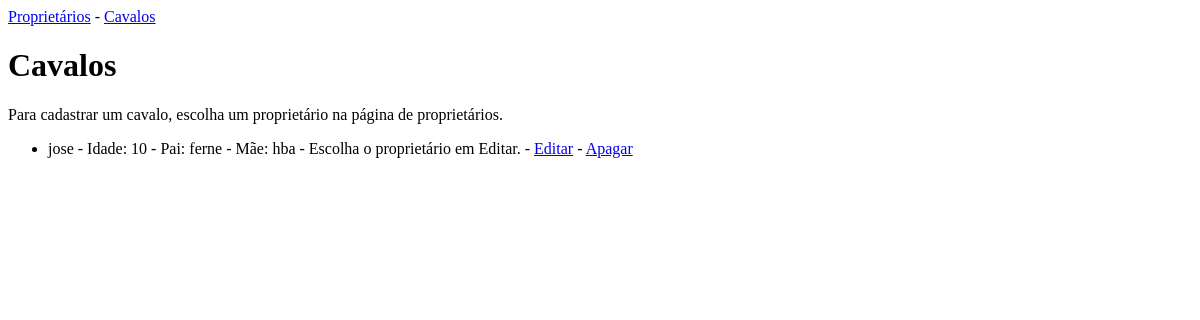
Before: /cavalos/ with the older database file.
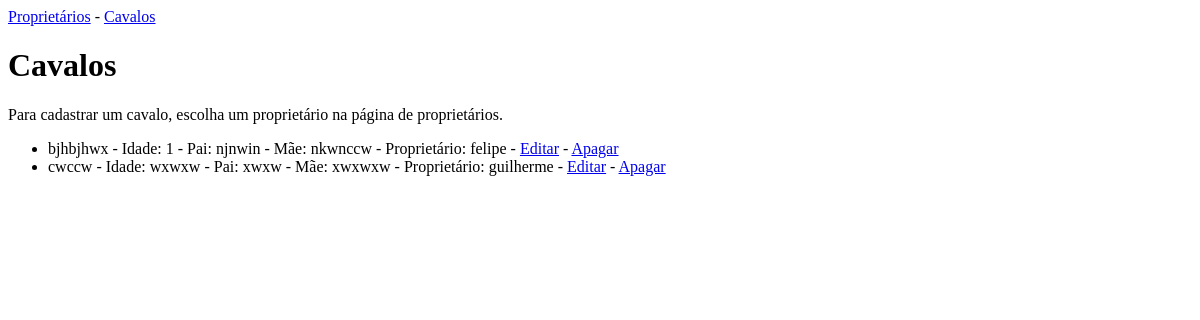
After: the same page with the newer database file.
### notes/models.py (models this page shows, shortened)
class Cavalo(models.Model):
    nome = models.CharField(max_length=200)
    idade = models.CharField('idade em anos', max_length=200)
    pai = models.CharField(max_length=200)
    mae = models.CharField('mãe', max_length=200)
    proprietario = models.ForeignKey('Cliente', on_delete=models.CASCADE, null=True, blank=True)

class Cliente(models.Model):
    nome = models.CharField(max_length=200)
    telefone = models.CharField(max_length=30)
    email = models.CharField(max_length=254)

### notes/views.py (the view)
# urls.py: path('cavalos/', views.cavalos, name='cavalos'),
def cavalos(request):
    cavalos = Cavalo.objects.all().order_by('nome')
    return render(request, 'notes/cavalos.html', {'cavalos': cavalos})

### notes/templates/notes/cavalos.html
{% extends "notes/base.html" %}
{% block content %}
<h1>Cavalos</h1>
<p>Para cadastrar um cavalo, escolha um proprietário na página de proprietários.</p>
<ul>
  {% for cavalo in cavalos %}
  <li>
    {{ cavalo.nome }} - Idade: {{ cavalo.idade }} - Pai: {{ cavalo.pai }} - Mãe: {{ cavalo.mae }}
    {% if cavalo.proprietario %}
    - Proprietário: {{ cavalo.proprietario.nome }}
    {% else %}
    - Escolha o proprietário em Editar.
    {% endif %}
    - <a href="{% url 'editar_cavalo' cavalo.id %}">Editar</a> -
    <a href="{% url 'apagar_cavalo' cavalo.id %}">Apagar</a>
  </li>
  {% empty %}
  <li>Nenhum cavalo cadastrado.</li>
  {% endfor %}
</ul>
{% endblock %}

### notes/templates/notes/base.html (shortened to what this page needs)
<!DOCTYPE html>
<html>
  <head>
  </head>
  <body>
    <a href="{% url 'index' %}">Proprietários</a> -
    <a href="{% url 'cavalos' %}">Cavalos</a>
    {% block content %} {% endblock %}
  </body>
</html>

Changed rows visible on the page:
removed Cavalo: nome "jose", idade "10", pai "ferne", mae "hba", shows "- Escolha o proprietário em Editar."
added Cavalo: nome "bjhbjhwx", idade "1", pai "njnwin", mae "nkwnccw", proprietario.nome "felipe"
added Cavalo: nome "cwccw", idade "wxwxw", pai "xwxw", mae "xwxwxw", proprietario.nome "guilherme"
